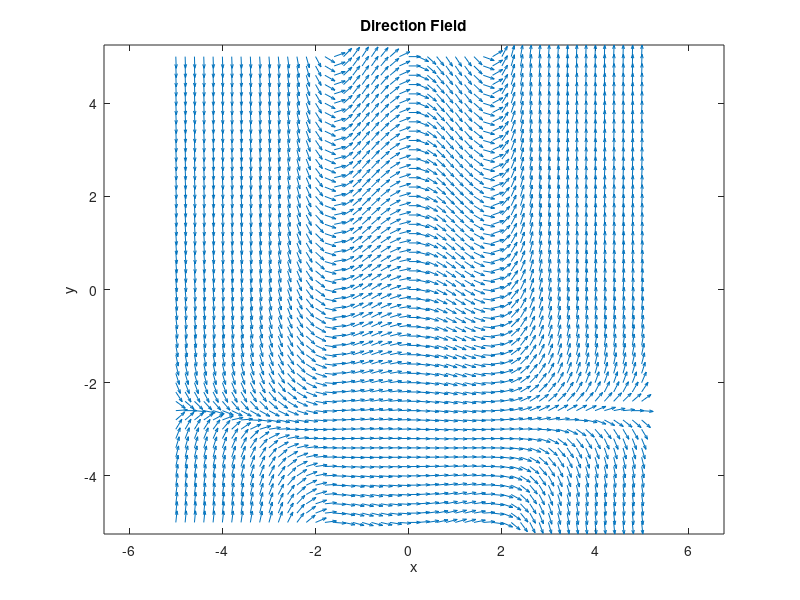

This figure's MATLAB source:
[x y] = meshgrid(-5:0.2:5,-5:0.2:5);

a = ones(size(x));
b1 = x .* (exp((-1/10)*(x.^2)) + y + 5/2) .* (sin((1/10)*x.^2 + 6));

ascaled = a./sqrt(a.^2+b1.^2);
bscaled = b1./sqrt(a.^2+b1.^2);


quiver(x,y,ascaled,bscaled);
axis equal;
title('Direction Field');
xlabel('x');
ylabel('y');

